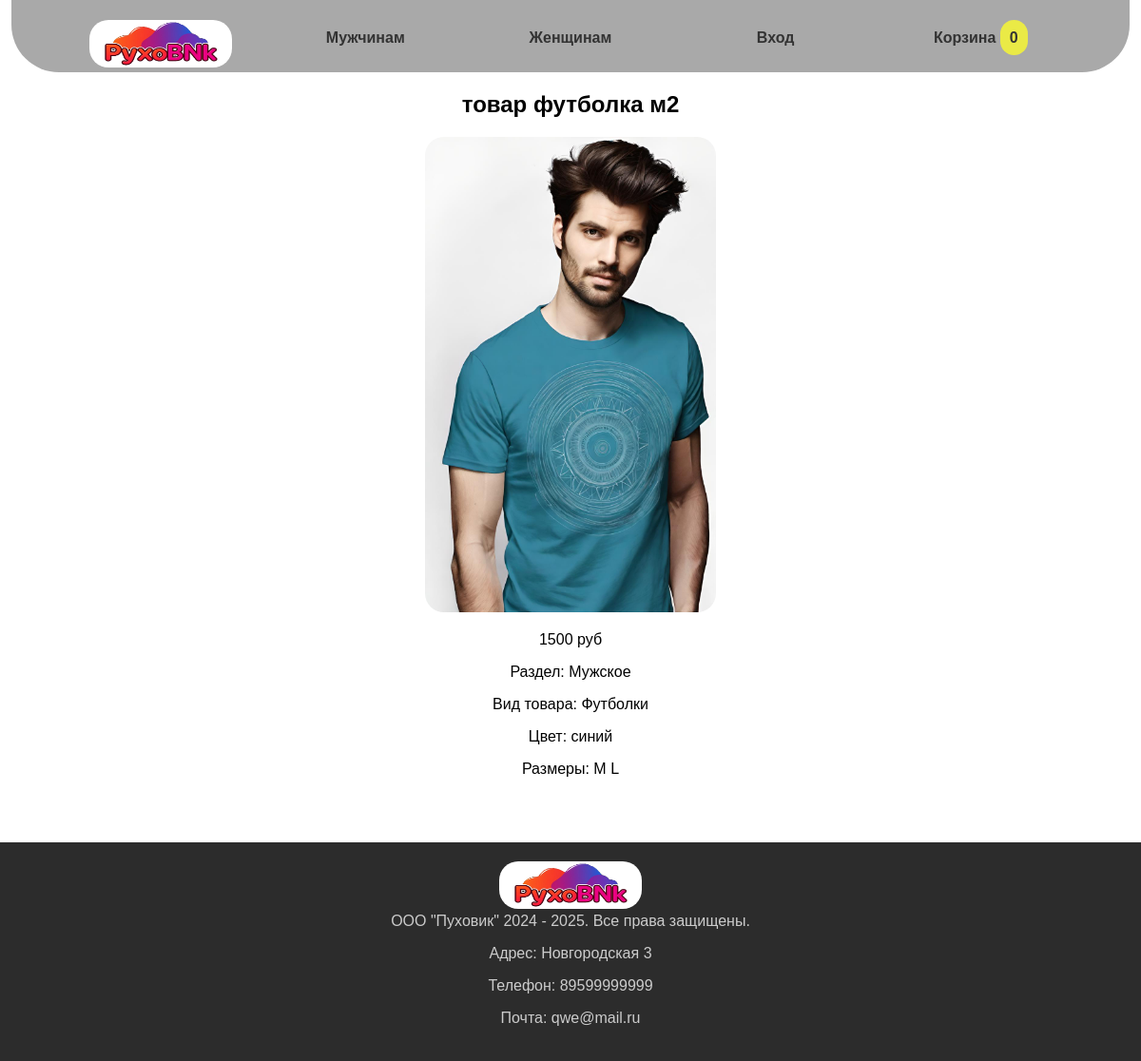
The page /otovare/футболка м2 on the database its author committed.
### app/models.py (models this page shows, shortened)
class Tovar(models.Model):
    group = models.ForeignKey(to=Group ,blank=True, null=True, on_delete=models.SET_NULL)
    name = models.CharField(max_length=50, verbose_name='Название')
    price = models.IntegerField(verbose_name='Цена', default=0)
    colors = models.ForeignKey(to=Colors, blank=True, null=True, on_delete=models.SET_NULL)
    size = models.ManyToManyField(to=Size, verbose_name='Размер')
    image = models.FileField(verbose_name='Изображение', upload_to='img/', null=True, blank=True)
    discount = models.IntegerField(verbose_name='Скидка', null=True, blank=True, default=0)
    category = models.ForeignKey(to=Category, on_delete=models.SET_NULL, null=True, blank=True)

class Group(models.Model):
    name = models.CharField(max_length=10)
    def __str__(self):
        return self.name

class Category(models.Model):
    name = models.CharField(max_length=50, verbose_name='Название')
    def __str__(self):
        return self.name

class Colors(models.Model):
    name = models.CharField(max_length=50, verbose_name='Цвет')
    def __str__(self):
        return self.name

class Size(models.Model):
    name = models.CharField(max_length=50, verbose_name='Размер')

### app/views.py (the view)
# urls.py: path('otovare/<str:itemid>', views.otovare, name='otovare'),
def otovare(request, itemid):
    items = Tovar.objects.filter(name=itemid)
    size = Size.objects.all()
    carts = Cart.objects.filter(user_id=request.user.id)
    c = 0
    for one in carts:
        c += one.count
    data = {'items': items, 'size': size,'c':c,'carts':carts}
    return render(request,'otovare.html',data)

### templates/otovare.html (shortened to what this page needs)
{% extends 'index.html' %}
{% load static %}
{% block content %}
    {% for one in items %}
        <h2>товар {{ one.name }}</h2>
        <img src="{% static one.image %}" alt="" height="500px" width="auto">
        <p>{{ one.price }} руб</p>
        <p>Раздел: {{ one.group }}</p>
        <p>Вид товара: {{ one.category }}</p>
        <p>Цвет: {{ one.colors }}</p>
        <span>Размеры: </span>
        {% for k in one.size.all %}
            <span class="sizes">{{ k.name }}</span>
        {% endfor %}
        <br><br>
    {% endfor %}
{% endblock %}

### app/static/css/Menu.css (style rules this page uses)
body { margin: auto; margin-top: 0px; font-family: Gill Sans, sans-serif; width: 100%; text-align: center; height: 100%; }
img { border-radius: 20px; padding: 0px; margin: 0px; }

### rows shown on the page
Tovar: name "футболка м2", image (picture), price "1500", group "Мужское", category "Футболки", colors "синий"
Size: name "M"
Size: name "L"

### other values the page prints
{{ c }} "0"
